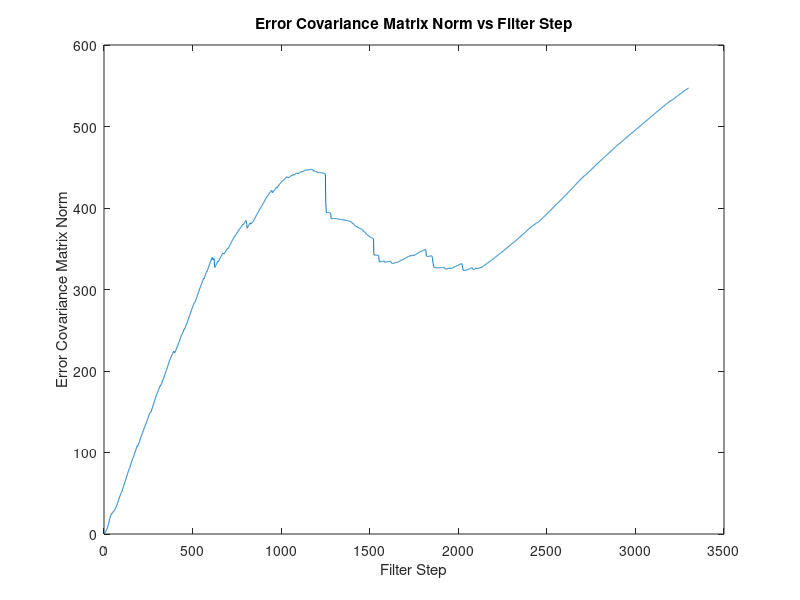
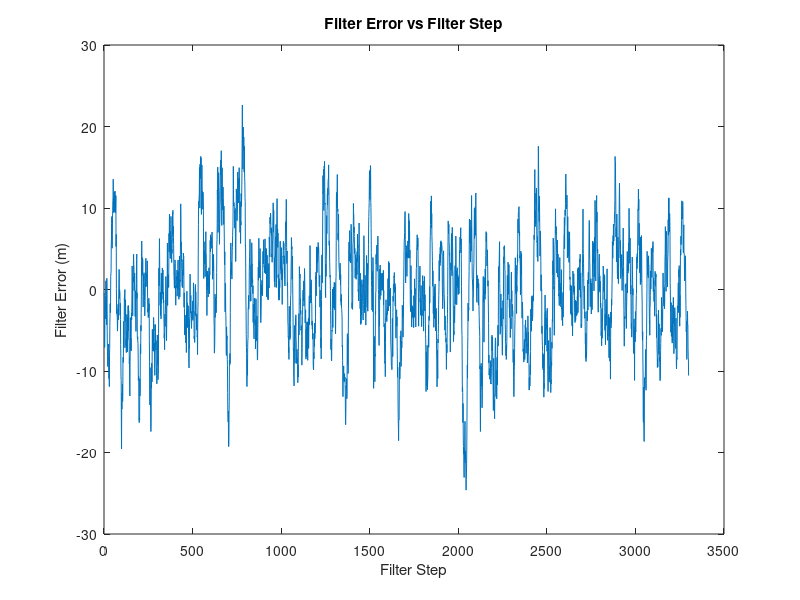
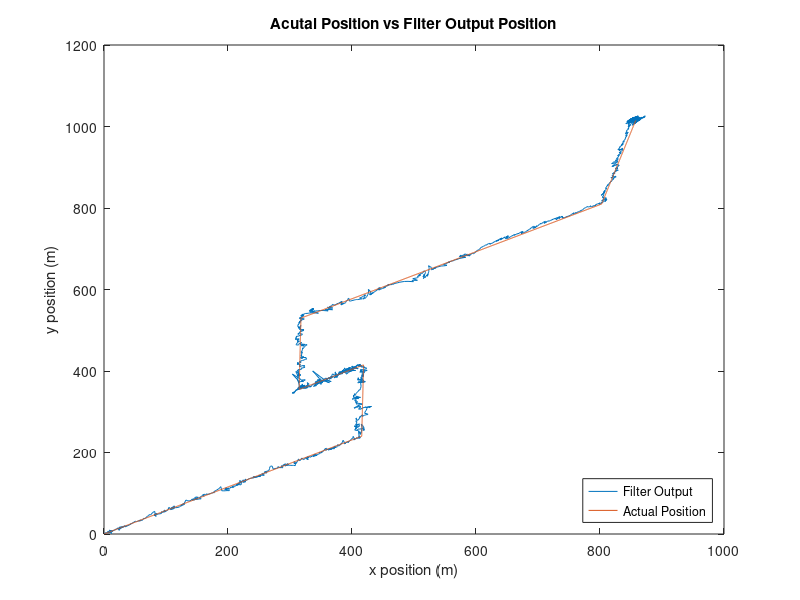

The MATLAB script that drew these images, in order:
clear variables;

%Define # of filter steps desired
steps=3300;

%Define time step size
dt=1;

%Initialize data matrix
data=zeros(24,steps);
avg=zeros(6,1);
rts_out=zeros(6,steps-5);

%Define boundary conditions
x0_pos=0;
y0_pos=0;
stw=.50;
hdg=30;
set=.3;
drift=30;
x0_vel=stw*cosd(hdg);%+set*cosd(drift);
y0_vel=stw*sind(hdg);%+set*sind(drift);

%Initialize estimated state vector
%x_k_minus=[x0_pos;y0_pos;x0_vel;y0_vel;set*cosd(drift);set*sind(drift)];
x_k_minus=[x0_pos;y0_pos;x0_vel;y0_vel;0;0];
%Compute Q, the covariance matrix for noise associated with the state vector
var_Q=.015^2;
%var_Q=.001^2;
G=[.5*(dt^2); .5*(dt^2);dt; dt;dt;dt];
Q=G*var_Q*G';

%Compute C, the linear transformation matrix for white noise
[U_P,T_P,V_P]=svd(Q);
S_P=sqrt(T_P);
C=U_P*S_P;

%Q with different sigma values
%var_Qp=.001^2;
%var_Qs=.001^2;
%Q=diag([var_Qp,var_Qp,var_Qs,var_Qs,var_Qs,var_Qs]);

%Compute R, the covariance matrix associated with measurement error
var_Rr=5^2;
var_Ra=1^2;
%var_Rr=.001^2;
%var_Ra=.001^2;
R=diag([var_Rr,var_Ra]);

%Initialize state transition matrix
F=[1 0 0 0 dt 0;0 1 0 0 0 dt;0 0 0 0 1 0;0 0 0 0 0 1;0 0 0 0 1 0;0 0 0 0 0 1];

%Initialize error covariance matrix
var_Pr=1^2;
var_Ps=.2^2;
P_minus=diag([var_Pr,var_Pr,var_Ps,var_Ps,var_Ps,var_Ps]);
P_plus=P_minus;

%Initialize measurement vector
range_x=0;
range_y=0;
range=0;
azi=0;
z_k=[0;0];

%Initialize state vector
x_k_plus=x_k_minus;

%jj=1;
for ii=1:steps
    %Define courses for simulation
    if ii<=600
        stw=.5;
        hdg=30;
    elseif ii<=900
            stw=.5;
            hdg=120;
    elseif ii<=1500
            stw=.5;
            hdg=210;
    elseif ii<=1800
            stw=.5;
            hdg=120;
    elseif ii<=2400
        stw=.5;
        hdg=30;
    elseif ii<=2700
        stw=.5;
        hdg=120;
    else
        stw=.5;
        hdg=210;
    end
    
    %Specify currents for simulation
    if ii<=2000
        set=.3;
        drift=30;
    else
        set=.5;
        drift=30;
    end
    
    %if ii==2001
    %    f_k_plus(3,1)=stw*cosd(hdg);
    %    f_k_plus(4,1)=stw*sind(hdg);
    %    f_k_plus(5,1)=0;
    %    f_k_plus(6,1)=0;
        %P_plus(3,3)=.2^2;
        %P_plus(4,4)=.2^2;
        %P_plus(5,5)=.2^2;
        %P_plus(6,6)=.2^2;
        
    %    P_plus=diag([P_plus(1,1),P_plus(2,2),.2^2,.2^2,.2^2,.2^2]);
        %P_plus=P_plus.*10;
    %end
    x_vel=stw*cosd(hdg)+set*cosd(drift);
    y_vel=stw*sind(hdg)+set*sind(drift);
    %sog=hypot(x_vel,y_vel);
    %cog=atan2d(y_vel,x_vel);
    
    
    %Calculate noisy estimate vector for next step
    u_k=[stw*dt*cosd(hdg);stw*dt*sind(hdg);stw*cosd(hdg);stw*sind(hdg);0;0];
    w_k=randn(6,1);
    w_k=C*w_k;
    
    %With different sigma values for each measurement
    %[V_Q,D_Q]=eig(Q);
    %[dq,indq] = sort(diag(D_Q),'descend');
    %D_Qs = D_Q(indq,indq);
    %V_Qs = V_Q(:,indq);
    %w_k=V_Qs*D_Qs*w_k;
    
    x_k_minus=F*x_k_plus+u_k+w_k;
    
    %if ii<=6
    %    field="xm"+ii;
    %    rts.(field)=x_k_minus;
    %else
    %    rts.xm1=rts.xm2;
    %    rts.xm2=rts.xm3;
    %    rts.xm3=rts.xm4;
    %    rts.xm4=rts.xm5;
    %    rts.xm5=rts.xm6;
    %    rts.xm6=x_k_minus;
    %end
    
    %System projection with non-linear constraint (stw)
    %g_x=hypot((x_k_minus(3,1)-x_k_minus(5,1)),(x_k_minus(4,1)-x_k_minus(6,1)));
    %dg_dx=(x_k_minus(3,1)-x_k_minus(5,1))/g_x;
    %dg_dy=(x_k_minus(4,1)-x_k_minus(6,1))/g_x;
    %D=[0 0 dg_dx dg_dy -1*dg_dx -1*dg_dy];
    %d=hypot(u_k(3,1),u_k(4,1))-g_x+(D*x_k_minus);
    %[U_Q,S_Q,V_Q]=svd(D');
    %U_Q(:,1)=[];
    %N=U_Q*U_Q';
    %Q=N*Q*N;
    
    %System projection with linear constraint (cog)
    %Q=diag([var_Q,var_Q,var_Q,var_Q,var_Q,var_Q]);
    if ii>2
        dx=data(7,ii-1)-data(7,ii-2);
        dy=data(8,ii-1)-data(8,ii-2);
        cog=atan2d(dy,dx);
        D=[0 0 -1*tand(cog) 1 0 0];
        d=0;
        [U_Q,S_Q,V_Q]=svd(D');
        U_Q(:,1)=[];
        N=U_Q*U_Q';
        Q=N*Q*N;
    end
    
    
    %Calculate error covariance matrix for next step
    P_minus=F*P_plus*F'+Q;
    %if ii<=6
    %    field="pm"+ii;
    %    rts.(field)=P_minus;
    %else
    %    rts.pm1=rts.pm2;
    %    rts.pm2=rts.pm3;
    %    rts.pm3=rts.pm4;
    %    rts.pm4=rts.pm5;
    %    rts.pm5=rts.pm6;
    %    rts.pm6=P_minus;
    %end
        
    
    data(1,ii)=x_k_minus(1,1);
    data(2,ii)=x_k_minus(2,1);
    data(3,ii)=x_k_minus(3,1);
    data(4,ii)=x_k_minus(4,1);
    data(5,ii)=x_k_minus(5,1);
    data(6,ii)=x_k_minus(6,1);
    
    %Calculate noisy measurement vector
    
    range_x=range_x+x_vel*dt;
    range_y=range_y+y_vel*dt;
    range=hypot(range_x,range_y);
    azi=atan2d(range_y,range_x);
    
    %Determine error in range based on the range value
    %Tuning will be more complicated than the simple equation below.
    %Shelved for now.
    %sigma_R=.02*range;
    %if sigma_R<7
    %    var_Rr=sigma_R^2;
    %else
    %    var_Rr=7^2;
    %end
    %R=diag([var_Rr,var_Ra]);
    
    v_k=randn(2,1);
    [V_R,D_R]=eig(R);
    [~,ind] = sort(diag(D_R),'descend');
    D_Rs = D_R(ind,ind);
    V_Rs = V_R(:,ind);
    v_k=V_Rs*D_Rs*v_k;
    z_k=[range;azi]+v_k;
    
    %Calculate non-linear measurement
    h_ang=atan2d(x_k_minus(2,1),x_k_minus(1,1));
    h=[hypot(x_k_minus(1,1),x_k_minus(2,1));h_ang];
    
    %Calculate measurement mapping Jacobian 
    range_denom=1/hypot(x_k_minus(1,1),x_k_minus(2,1));
    range_dx=x_k_minus(1,1)*range_denom;
    range_dy=x_k_minus(2,1)*range_denom;
   
    %With velocity
    %Only works with a single course, not useful
    %cog_dx=-1*x_k_minus(4,1)/(x_k_minus(3,1)^2+x_k_minus(4,1)^2);
    %cog_dy=1/(x_k_minus(3,1)+(x_k_minus(4,1)^2/x_k_minus(3,1)));
    %H=[range_dx range_dy 0 0 0 0;0 0 cog_dx cog_dy 0 0];
    
    %With position
    azi_dx=-1*x_k_minus(2,1)/(x_k_minus(1,1)^2+x_k_minus(2,1)^2);
    azi_dy=1/(x_k_minus(1,1)+(x_k_minus(2,1)^2/x_k_minus(1,1)));
    H=[range_dx range_dy 0 0 0 0;azi_dx azi_dy 0 0 0 0];
    
    %Calculate innovation
    r_k=z_k-h;
       
    %Calculate innovation covariance
    S=H*P_minus*H'+R;
    
    %Update Kalman Gain after estimate vector calculation
    K=(P_minus*H')/S;
    
    %Gain projection with non-linear constraint (stw)
    %g_x=hypot((x_k_minus(3,1)-x_k_minus(5,1)),(x_k_minus(4,1)-x_k_minus(6,1)));
    %dg_dx=(x_k_minus(3,1)-x_k_minus(5,1))/g_x;
    %dg_dy=(x_k_minus(4,1)-x_k_minus(6,1))/g_x;
    %D=[0 0 dg_dx dg_dy -1*dg_dx -1*dg_dy];
    %d=hypot(u_k(3,1),u_k(4,1))-g_x+(D*x_k_minus);
    %K=K-D'/(D*D')*(D*x_k_minus-d)/(r_k'/S*r_k)*(r_k'/S);   
    
    %Gain projection with non-linear constraint (range)
    %g_x=x_k_minus(1,1)/cosd(z_k(2,1));
    %dg_dx=1/cosd(z_k(2,1));
    %D=[dg_dx 0 0 0 0 0];
    %d=z_k(1,1)-g_x+(D*x_k_minus);
    %K=K-D'/(D*D')*(D*x_k_minus-d)/(r_k'/S*r_k)*(r_k'/S);
    
    %Gain projection with non-linear constraint (azi)
    %g_x=x_k_minus(2,1)/x_k_minus(1,1);
    %dg_dx=-1*x_k_minus(2,1)/(x_k_minus(1,1)^2);
    %dg_dy=1/x_k_minus(1,1);
    %D=[dg_dx dg_dy 0 0 0 0];
    %d=tand(z_k(2,1))-g_x+(D*x_k_minus);
    %K=K-D'/(D*D')*(D*x_k_minus-d)/(r_k'/S*r_k)*(r_k'/S);
    
    %Gain projection with linear constraint (cog)
    if ii>2
        dx=data(7,ii-1)-data(7,ii-2);
        dy=data(8,ii-1)-data(8,ii-2);
        cog=atan2d(dy,dx);
        D=[0 0 -1*tand(cog) 1 0 0];
        d=0;
        K=K-D'/(D*D')*(D*x_k_minus-d)/(r_k'/S*r_k)*(r_k'/S);
    end
    
    %Update state vector
    x_k_plus=x_k_minus+K*r_k;
    
    %if ii<=6
    %    field="xp"+ii;
    %    rts.(field)=x_k_plus;
    %else
    %    rts.xp1=rts.xp2;
    %    rts.xp2=rts.xp3;
    %    rts.xp3=rts.xp4;
    %    rts.xp4=rts.xp5;
    %    rts.xp5=rts.xp6;
    %    rts.xp6=x_k_plus;
    %end
    
    %Velocity check
    %if ii>1
    %    delta_x=x_k_plus(1,1)-data(7,ii-1);
    %    delta_y=x_k_plus(2,1)-data(8,ii-1);
    %    velocity=hypot(delta_x,delta_y)/dt;
    %    data(24,ii)=velocity;
    %    if delta_x>20
    %        x_k_plus(1,1)=x_k_plus(1,1)-delta_x+20;
    %    elseif delta_x<-20
    %        x_k_plus(1,1)=x_k_plus(1,1)-delta_x-20;
    %    end
    %    if delta_y>20
    %        x_k_plus(2,1)=x_k_plus(2,1)-delta_y+20;
    %    elseif delta_y<-20
    %        x_k_plus(2,1)=x_k_plus(2,1)-delta_y-20;
    %    end
    %end
    
    %Estimate projection with non-linear constraint (stw)
    %g_x=hypot((x_k_minus(3,1)-x_k_minus(5,1)),(x_k_minus(4,1)-x_k_minus(6,1)));
    %dg_dx=(x_k_minus(3,1)-x_k_minus(5,1))/g_x;
    %dg_dy=(x_k_minus(4,1)-x_k_minus(6,1))/g_x;
    %D=[0 0 dg_dx dg_dy -1*dg_dx -1*dg_dy];
    %d=stw-g_x+(D*x_k_minus);
    %x_k_plus=x_k_plus-D'/(D*D')*(D*x_k_plus-d);
    
    %Estimate projection with non-linear constraint (range in x)
    %g_x=x_k_minus(1,1)/cosd(z_k(2,1));
    %dg_dx=1/cosd(z_k(2,1));
    %D=[dg_dx 0 0 0 0 0];
    %d=z_k(1,1)-g_x+(D*x_k_minus);
    %x_k_plus=x_k_plus-D'/(D*D')*(D*x_k_plus-d);
    
    %Estimate projection with non-linear constraint (range in y)
    %g_x=x_k_minus(2,1)/sind(z_k(2,1));
    %dg_dy=1/sind(z_k(2,1));
    %D=[0 dg_dy 0 0 0 0];
    %d=z_k(1,1)-g_x+(D*x_k_minus);
    %x_k_plus=x_k_plus-D'/(D*D')*(D*x_k_plus-d);
    
    %Estimate projection with non-linear constraint(azi)
    %g_x=x_k_minus(2,1)/x_k_minus(1,1);
    %dg_dx=-1*x_k_minus(2,1)/(x_k_minus(1,1)^2);
    %dg_dy=1/x_k_minus(1,1);
    %D=[dg_dx dg_dy 0 0 0 0];
    %d=tand(z_k(2,1))-g_x+(D*x_k_minus);
    %x_k_plus=x_k_plus-D'/(D*D')*(D*x_k_plus-d);
    
    %Estimate projection with linear constraint (cog)
    %if ii>2
    %    dx=data(7,ii-1)-data(7,ii-2);
    %    dy=data(8,ii-1)-data(8,ii-2);
    %    cog=atan2d(dy,dx);
    %    D=[0 0 -1*tand(cog) 1 0 0];
    %    d=0;
    %    x_k_plus=x_k_plus-D'/(D*D')*(D*x_k_plus-d);
    %end
   
    %Simulate affect of GPS reset
    %Did not help stabilize the norm of P
    %if jj<= 50
    %    remain = mod(ii,60);
    %    if remain == 0
    %        x_k_plus(1,1)=ii*sog*dt*cosd(cog);
    %        x_k_plus(2,1)=ii*sog*dt*sind(cog);
    %        jj=jj+1;
    %    end
    %end
        
    %Update error covariance matrix with new Kalman Gain
    %P_plus=(eye(4)-K*H)*P_minus;
    
    %Joseph stabilized equation
    P_plus=(eye(6)-K*H)*P_minus*(eye(6)-K*H)'+K*R*K';
    
    %if ii<=6
    %    field="pp"+ii;
    %    rts.(field)=P_plus;
    %else
    %    rts.pp1=rts.pp2;
    %    rts.pp2=rts.pp3;
    %    rts.pp3=rts.pp4;
    %    rts.pp4=rts.pp5;
    %    rts.pp5=rts.pp6;
    %    rts.pp6=P_plus;
    %end
    
    %Periodically reset velocities to the mean
    %Seemed to help stabilize error when one course was used.  Was not
    %useful with multiple courses
    %remain=mod(ii,300);
    %if remain==0
    %    x_k_plus(3,1)=mean(data(9,:));
    %    x_k_plus(4,1)=mean(data(10,:));
    %    x_k_plus(5,1)=mean(data(11,:));
    %    x_k_plus(6,1)=mean(data(12,:));
    %end
    
    %RTS smoother
    %if ii>=6
    %    x_nn=x_k_plus;
    %    P_nn=P_plus;
    %    for nn=5:-1:1
    %        pp_ind="pp"+nn;
    %        pm_ind="pm"+(nn+1);
    %        xm_ind="xm"+(nn+1);
    %        xp_ind="xp"+nn;
    %        
    %        K_nn=rts.(pp_ind)*F'/rts.(pm_ind);
    %        P_nn=rts.(pp_ind)-K_nn*(rts.(pm_ind)-P_nn)*K_nn';
    %        x_nn=rts.(xp_ind)+K_nn*(x_nn-rts.(xm_ind));
    %    end
    %    rts_out(:,ii-5)=x_nn;
    %end
    
    data(7,ii)=x_k_plus(1,1);
    data(8,ii)=x_k_plus(2,1);
    data(9,ii)=x_k_plus(3,1);
    data(10,ii)=x_k_plus(4,1);
    data(11,ii)=x_k_plus(5,1);
    data(12,ii)=x_k_plus(6,1);
    data(13,ii)=hypot(x_k_plus(3,1),x_k_plus(4,1));
    data(14,ii)=atand(x_k_plus(4,1)/x_k_plus(3,1));
    data(15,ii)=range_x;
    data(16,ii)=range_y;
    data(17,ii)=norm(P_plus);
    data(18,ii)=range-hypot(x_k_plus(1,1),x_k_plus(2,1));
    data(19,ii)=azi-atan2d(x_k_plus(2,1),x_k_plus(1,1));
    data(20,ii)=S(1,1);
    data(21,ii)=S(2,1);
    data(22,ii)=r_k(1,1);
    data(23,ii)=r_k(2,1);
end

avg(1,1)=mean(data(11,1:2000));
avg(2,1)=mean(data(12,1:2000));
avg(3,1)=atan2d(mean(data(12,1:2000)),mean(data(11,1:2000)));
avg(4,1)=mean(data(11,2001:steps));
avg(5,1)=mean(data(12,2001:steps));
avg(6,1)=atan2d(mean(data(12,2001:steps)),mean(data(11,2001:steps)));

figure
plot(1:steps,data(17,1:steps))
title('Error Covariance Matrix Norm vs Filter Step')
xlabel('Filter Step')
ylabel('Error Covariance Matrix Norm')

figure
plot(1:steps,data(18,:))
%axis([0 steps -5 5])
title('Filter Error vs Filter Step')
xlabel('Filter Step')
ylabel('Filter Error (m)')

figure
plot(data(7,:),data(8,:),data(15,:),data(16,:))
title('Acutal Position vs Filter Output Position')
xlabel('x position (m)')
ylabel('y position (m)')
legend('Filter Output','Actual Position','location','southeast')

%figure
%plot(rts_out(1,:),rts_out(2,:),data(15,6:steps),data(16,6:steps))
%title('Acutal Position vs RTS Output Position')
%xlabel('x position (m)')
%ylabel('y position (m)')
%legend('RTS Output','Actual Position','location','southeast')
